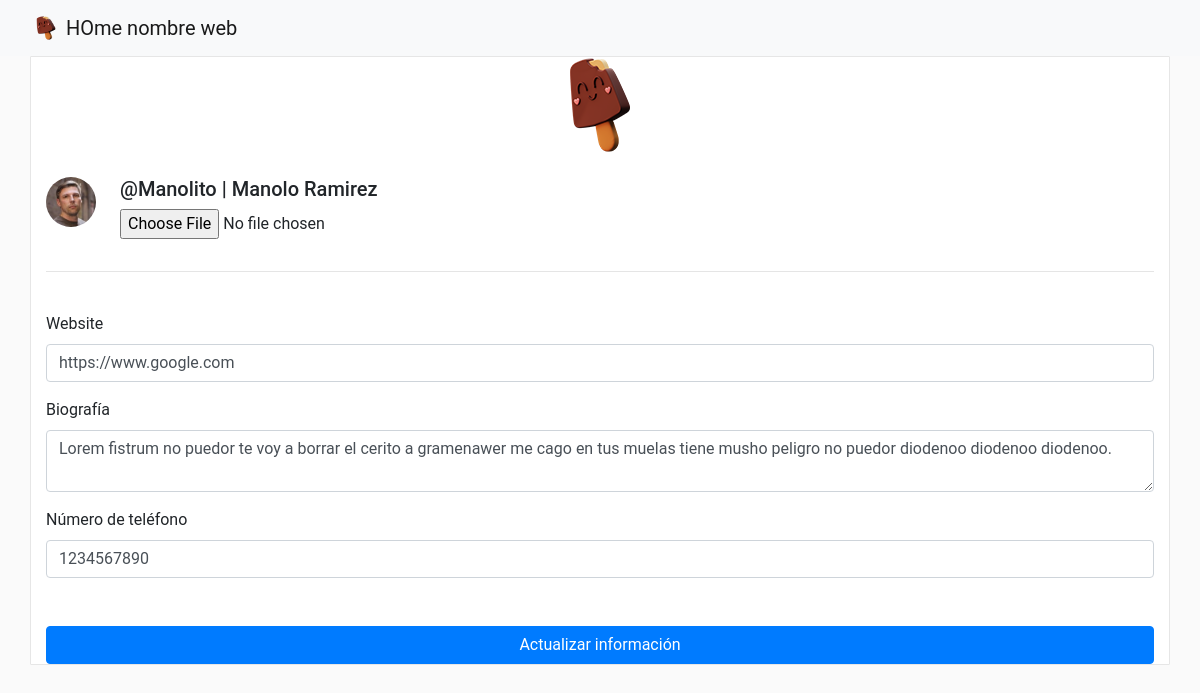
/users/me/profile/ (signed in), run on the app's committed database.
### users/models.py (models this page shows, shortened)
class Profile(models.Model):#en vez de USER le llamamos Profile por perfil de usuario
    user = models.OneToOneField(User, on_delete=models.CASCADE, verbose_name="Usuario")
    biography = models.TextField(blank=True, verbose_name="Biografía")
    phone_number = models.CharField(max_length=20, blank=True, verbose_name="Teléfono")
    website = models.URLField(max_length=200, blank=True, verbose_name="Web")
    picture = models.ImageField(upload_to='users/pictures',blank=True,null=True, verbose_name="Avatar")#!Necesario instalar pip install Pillow
    created = models.DateTimeField(auto_now_add=True, verbose_name="Creación")#fechas de creación
    modified = models.DateTimeField(auto_now=True, verbose_name="Modificación")#fecha de modificación

### users/views.py (the view, shortened to what this page needs)
class UpdateProfileView(LoginRequiredMixin, UpdateView):
    template_name = 'users/update_profile.html'
    model = Profile
    fields = ['website', 'biography', 'phone_number', 'picture']
    def get_object(self):#sobreescribimos el método
        return self.request.user.profile

### templates/users/update_profile.html (shortened to what this page needs)
{% extends "users/base.html" %}{% load static %} {% block container %}
<form
  action="{% url 'users:update' %}"
  method="POST"
  enctype="multipart/form-data"
>
  <div class="media">
    {% if profile.picture %}
    <img src="{{ profile.picture.url }}" class="rounded-circle" height="50" />
    {% else%}
    <img
      src="{% static 'img/default-profile.png' %}"
      class="rounded-circle"
      height="50"
    />
    {% endif %}
    <div class="media-body">
      <h5 class="ml-4">@{{ user.username }} | {{ user.get_full_name }}</h5>
      <p class="ml-4"><input type="file" name="picture" /></p>
    </div>
  </div>
  <hr />
  <br />
  <div class="form-group">
    <label>Website</label>
    <input
      class="form-control {% if form.website.errors %}is-invalid{% endif %}"
      type="text"
      name="website"
      placeholder="Website"
      value="{% if form.errors %}{{ form.website.value }}{% else %}{{ profile.website }}{% endif %}"
    />
  </div>
  <div class="form-group">
    <label>Biografía</label>
    <textarea
      class="form-control {% if form.biography.errors %}is-invalid{% endif %}"
      name="biography"
    >
{% if form.errors %}{{ form.biography.value }}{% else %}{{ profile.biography }}{% endif %}</textarea>
  </div>
  <div class="form-group">
    <label>Número de teléfono</label>
    <input
      class="form-control {% if form.phone_number.errors %}is-invalid{% endif %}"
      type="text"
      name="phone_number"
      placeholder="Phone number"
      value="{% if form.errors %}{{ form.phone_number.value }}{% else %}{{ profile.phone_number }}{% endif %}"
    />
  </div>
  <button type="submit" class="btn btn-primary btn-block mt-5">
    Actualizar información
  </button>
</form>
{% endblock %}

### templates/users/base.html (shortened to what this page needs)
{% include "../commun/header.html" %}
{% load static %}
    <div class="container">
        <div class="row justify-content-center align-items-center">
            <div class="col-sm-12" id="auth-container">
                <img src="{% static "img/logo-icon.png" %}" class="img-fluid rounded mx-auto d-block pb-4" style="max-width: 60%;">
                {% block container %}{% endblock%}
            </div>
        </div>
    </div>

### templates/commun/header.html (shortened to what this page needs)
<!DOCTYPE html>
<html lang="es">
<head>
    {% load static %}
    <link href="{% static '/css/bootstrap.min.css' %}" rel="stylesheet"/>
    <link rel="stylesheet" href="https://cdnjs.cloudflare.com/ajax/libs/animate.css/4.1.1/animate.min.css"/>
    <link href="{% static '/css/styles.css' %}" rel="stylesheet" />
</head>
<body>
    {% include "commun/nav.html" %}

### templates/commun/nav.html (shortened to what this page needs)
{% load static %}
<div class="content">
<nav class="navbar navbar-expand-lg navbar-light bg-light">
    <div class="container-fluid">
        <a class="navbar-brand" href="{% comment %} {% url 'index' %} {% endcomment %}">
            <img src="{% static '/img/logo-icon.png' %}" alt="" width="30" height="24" class="d-inline-block align-text-top">
            HOme nombre web
          </a>
    </div>
  </nav>
</div>

### static/css/styles.css (style rules this page uses)
html, body { background: #fafafa; height: 100%; width: 100%; font-family: 'Roboto', sans-serif; }
#auth-container { background: #fff; border: 1px solid #e6e6e6; border-radius: 1px; }

### data on the page
Profile: picture (picture), website "https://www.google.com", biography "Lorem fistrum no puedor te voy a borrar el cerito a gramenawer me cago en tus muelas tiene musho peligro no puedor diodenoo diodenoo diodenoo.", phone_number "1234567890"

### other printed values
{{ user.username }} "Manolito"
{{ user.get_full_name }} "Manolo Ramirez"
